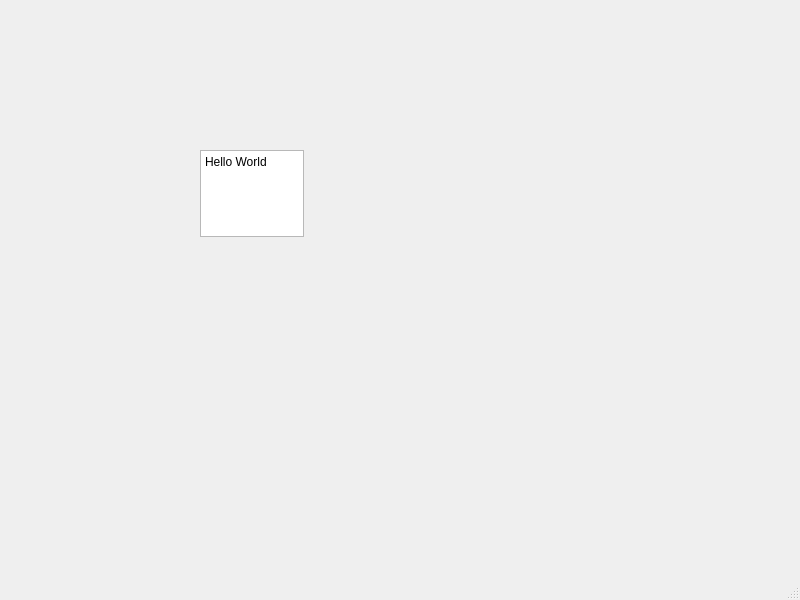
<?xml version="1.0" encoding="UTF-8"?>
<ui version="4.0">
 <class>MainWindow</class>
 <widget class="QMainWindow" name="MainWindow">
  <property name="geometry">
   <rect>
    <x>0</x>
    <y>0</y>
    <width>800</width>
    <height>600</height>
   </rect>
  </property>
  <property name="windowTitle">
   <string>MainWindow</string>
  </property>
  <widget class="QWidget" name="centralwidget">
   <widget class="QTextEdit" name="textEdit">
    <property name="geometry">
     <rect>
      <x>200</x>
      <y>150</y>
      <width>104</width>
      <height>87</height>
     </rect>
    </property>
    <property name="html">
     <string>&lt;!DOCTYPE HTML PUBLIC &quot;-//W3C//DTD HTML 4.0//EN&quot; &quot;http://www.w3.org/TR/REC-html40/strict.dtd&quot;&gt;
&lt;html&gt;&lt;head&gt;&lt;meta name=&quot;qrichtext&quot; content=&quot;1&quot; /&gt;&lt;style type=&quot;text/css&quot;&gt;
p, li { white-space: pre-wrap; }
&lt;/style&gt;&lt;/head&gt;&lt;body style=&quot; font-family:'PMingLiU'; font-size:9pt; font-weight:400; font-style:normal;&quot;&gt;
&lt;p style=&quot; margin-top:0px; margin-bottom:0px; margin-left:0px; margin-right:0px; -qt-block-indent:0; text-indent:0px;&quot;&gt;Hello World&lt;/p&gt;&lt;/body&gt;&lt;/html&gt;</string>
    </property>
   </widget>
  </widget>
  <widget class="QMenuBar" name="menubar">
   <property name="geometry">
    <rect>
     <x>0</x>
     <y>0</y>
     <width>800</width>
     <height>25</height>
    </rect>
   </property>
  </widget>
  <widget class="QStatusBar" name="statusbar"/>
 </widget>
 <resources/>
 <connections/>
</ui>
